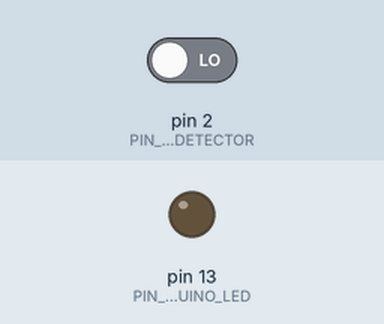
Recording of a sketch running on a simulated Arduino Uno, built with avr-gcc and run on an emulated ATmega328P. On the bench: output pins drawn as LEDs (lit = HIGH). Dashed ring = blinking. The test bench sets the inputs (shaded band); at power-on: pin 2 (PIN_S_DETECTOR) LOW. What the sketch prints to the serial monitor is not drawn.

Above: at 7.2 s.
7.3 s: pin 2 (PIN_S_DETECTOR) driven HIGH
At 7.46 s:
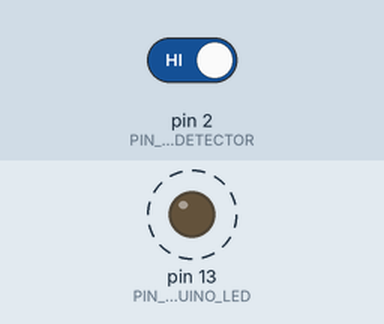
10.3 s: pin 2 (PIN_S_DETECTOR) driven LOW
At 10.7 s:
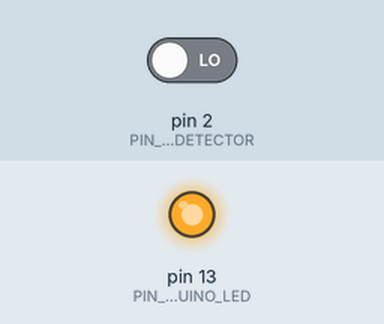
Timing chart, 0 to 41.7 s (numbered marks = the images above; inputs shaded):
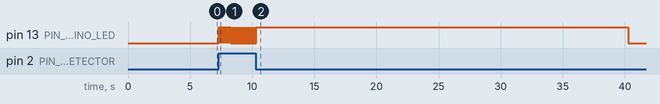

Measured:
- after the input at 7.3 s, pin 13 (PIN_ARDUINO_LED): alternates HIGH for 0.01 s and LOW for 0.01 s, starting at once
- after the input at 10.3 s, pin 13 (PIN_ARDUINO_LED): goes on until 10.3 s, then stays HIGH

The sketch:

pir_with_timeout.ino
```cpp
/*
 * S_DETECTOR (white with back) D2
 *
 */

const int PIN_S_DETECTOR  = 2;
const int PIN_ARDUINO_LED  = 13;

int  timeout;
unsigned long time_stamp;
unsigned long time_delta;
int PIR_STATE;


void setup() {
    Serial.begin(115200);
    pinMode( PIN_ARDUINO_LED, OUTPUT) ;
    pinMode (PIN_S_DETECTOR, INPUT);
    delay(6000);
    Serial.println("ready to work");

  timeout = 30; // seconds without activity
  time_stamp = 0;
  time_delta = 0;
  PIR_STATE = 0; // no detection

}

void loop() {

  if (digitalRead(PIN_S_DETECTOR)) {
    PIR_STATE = 1;
    time_stamp = millis();

    digitalWrite(PIN_ARDUINO_LED, HIGH);
    delay(10);
    digitalWrite(PIN_ARDUINO_LED, LOW);
    delay(10);
    digitalWrite(PIN_ARDUINO_LED, HIGH);
  }


  time_delta = millis() - time_stamp;

  if ((time_delta >= (timeout *1000)) && (PIR_STATE == 1)) {
    PIR_STATE = 0;
    digitalWrite(PIN_ARDUINO_LED, LOW);
  }

}
```
